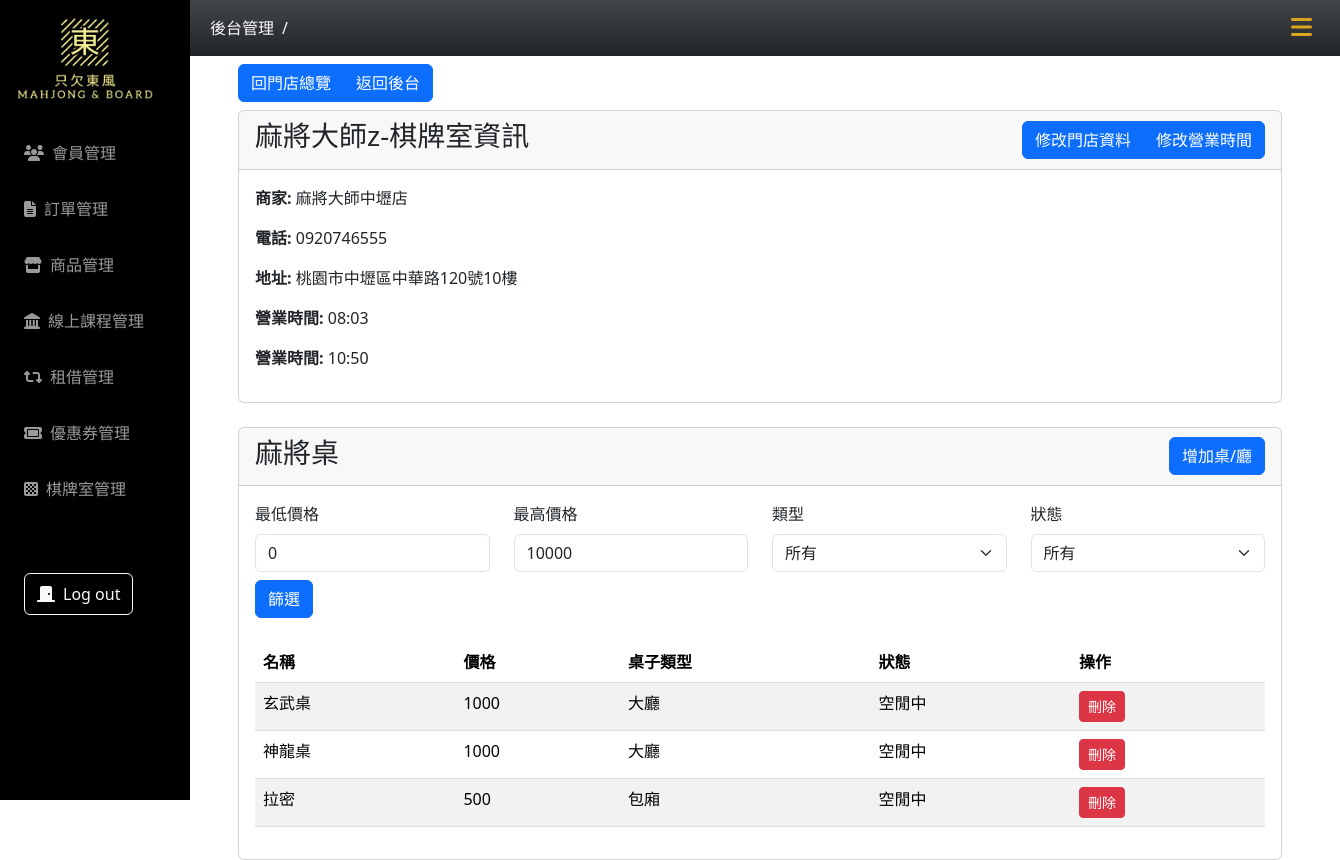
The page /mahjong_room/roomDetails.php?room_id=2 on the database its author committed.
### tables this page shows
CREATE TABLE `mahjong_room` (
  `room_id` int(11) NOT NULL,
  `name` varchar(10) NOT NULL,
  `tele` varchar(10) NOT NULL,
  `tax_number` varchar(8) NOT NULL,
  `address` varchar(100) NOT NULL,
  `open_time` time DEFAULT NULL,
  `close_time` time DEFAULT NULL,
  `create_at` datetime NOT NULL DEFAULT current_timestamp(),
  `update_at` datetime DEFAULT current_timestamp(),
  `owner_id` int(11) DEFAULT NULL,
  `is_deleted` tinyint(4) NOT NULL
);

CREATE TABLE `owner` (
  `id` int(11) NOT NULL,
  `member_type` text NOT NULL DEFAULT '企業會員',
  `account` varchar(50) NOT NULL,
  `password` varchar(255) NOT NULL DEFAULT '12345',
  `company_name` varchar(100) NOT NULL,
  `company_phone` varchar(20) NOT NULL,
  `fax_phone` varchar(20) DEFAULT NULL,
  `company_email` varchar(100) NOT NULL,
  `company_address` varchar(255) NOT NULL,
  `responsible_person` varchar(50) NOT NULL,
  `tax_ID_number` text NOT NULL,
  `created_at` timestamp NOT NULL DEFAULT current_timestamp(),
  `valid` text NOT NULL DEFAULT '1'
);

CREATE TABLE `mahjong_table` (
  `table_id` int(11) NOT NULL,
  `room_id` int(11) NOT NULL,
  `name` varchar(20) NOT NULL,
  `status` varchar(10) NOT NULL,
  `table_type` tinyint(4) NOT NULL,
  `price` varchar(10) NOT NULL,
  `create_at` datetime NOT NULL,
  `update_at` datetime DEFAULT NULL,
  `is_deleted` int(11) NOT NULL DEFAULT 0
);

### mahjong_room/roomDetails.php (the view, shortened to what this page needs)
<?php
require_once("../db_connect_mahjong.php");
$room_id = isset($_GET['room_id']) ? intval($_GET['room_id']) : 0;
$sql1 = "SELECT * FROM mahjong_room WHERE room_id = ?";
$stmt1 = $conn->prepare($sql1);
$stmt1->bind_param("i", $room_id);
$stmt1->execute();
$result1 = $stmt1->get_result();
$price_min = isset($_GET['price_min']) ? intval($_GET['price_min']) : 0;
$price_max = isset($_GET['price_max']) ? intval($_GET['price_max']) : 10000;
$table_type = isset($_GET['table_type']) ? intval($_GET['table_type']) : -1;
$status = isset($_GET['status']) ? intval($_GET['status']) : -1;
$sqlOwner = "SELECT mahjong_room.*, owner.company_name FROM mahjong_room JOIN owner ON mahjong_room.owner_id = owner.id WHERE mahjong_room.room_id = $room_id ";
$resultOwner = $conn->query($sqlOwner);
$owner = $resultOwner->fetch_assoc();
?>
<!DOCTYPE html>
<html lang="zh-Hant">
<head>
    <?php include("../css-mahjong.php") ?>
</head>
<body>
    <?php include("../nav.php") ?>
    <div class="container main-content px-5">
        <div class="btn-group my-2">
            <a class="btn btn-primary" href="userRoomsOverview.php">回門店總覽</a>
            <a href="allRooms.php" class="btn btn-primary">返回後台</a>
        </div>
        <div class="card">
            <div class="card-header d-flex align-items-center justify-content-between">
                <h3><?= $owner["company_name"] ?>-棋牌室資訊</h3>
                <div class="btn-group">
                    <a class="btn btn-primary" href="updateBasicInformation.php?room_id=<?php echo $room_id; ?>">修改門店資料</a>
                    <a class="btn btn-primary" href="updateTime.php?room_id=<?php echo $room_id; ?>">修改營業時間</a>
                </div>
            </div>
            <div class="card-body">
                <?php
                while ($row1 = $result1->fetch_assoc()) {
                    echo "<p><strong>商家:</strong> " . htmlspecialchars($row1["name"]) . "</p>";
                    echo "<p><strong>電話:</strong> " . htmlspecialchars($row1["tele"]) . "</p>";
                    echo "<p><strong>地址:</strong> " . htmlspecialchars($row1["address"]) . "</p>";
                    echo "<p><strong>營業時間:</strong> " . htmlspecialchars(date('H:i', strtotime($row1["open_time"]))) . "</p>";
                    echo "<p><strong>營業時間:</strong> " . htmlspecialchars(date('H:i', strtotime($row1["close_time"]))) . "</p>";
                }
                ?>
            </div>
        </div>
        <div class="card mt-4">
            <div class="card-header d-flex align-items-center justify-content-between">
                <h3>麻將桌</h3>
                <div class="btn-group">
                    <a class="btn btn-primary" href="createTable.php?room_id=<?php echo $room_id; ?>">增加桌/廳</a>
                </div>
            </div>
            <div class="card-body">
                <form class="row mb-4" method="GET" action="">
                    <div class="col-md-3">
                        <label for="price_min" class="form-label">最低價格</label>
                        <input type="number" class="form-control" name="price_min" value="<?php echo $price_min; ?>">
                    </div>
                    <div class="col-md-3">
                        <label for="price_max" class="form-label">最高價格</label>
                        <input type="number" class="form-control" name="price_max" value="<?php echo $price_max; ?>" min="0" max="10000">
                    </div>
                    <div class="col-md-3">
                        <label for="table_type" class="form-label">類型</label>
                        <select class="form-select" name="table_type">
                            <option value="-1" <?php if ($table_type == -1) echo 'selected'; ?>>所有</option>
                        </select>
                    </div>
                    <div class="col-md-3">
                        <label for="status" class="form-label">狀態</label>
                        <select class="form-select" name="status">
                            <option value="-1" <?php if ($status == -1) echo 'selected'; ?>>所有</option>
                        </select>
                    </div>
                    <div class="col-md-3 mt-2">
                        <button type="submit" class="btn btn-primary">篩選</button>
                    </div>
                </form>
                <?php
                $sql2 = "SELECT * FROM mahjong_table WHERE room_id = ? AND is_deleted = FALSE AND price BETWEEN ? AND ?";
                $params = [$room_id, $price_min, $price_max];
                $stmt2 = $conn->prepare($sql2);
                $stmt2->bind_param(str_repeat('i', count($params)), ...$params);
                $stmt2->execute();
                $result2 = $stmt2->get_result();
                if ($result2->num_rows > 0) {
                    echo "<table class='table table-striped'>";
                    echo "<thead><tr><th>名稱</th><th>價格</th><th>桌子類型</th><th>狀態</th><th>操作</th></tr></thead><tbody>";
                    while ($row2 = $result2->fetch_assoc()) {
                        echo "<tr>";
                        echo "<td>" . htmlspecialchars($row2["name"]) . "</td>";
                        echo "<td>" . htmlspecialchars($row2["price"]) . "</td>";
                        echo "<td>" . ($row2["table_type"] == 1 ? "大廳" : "包廂") . "</td>";
                        echo "<td>" . ($row2["status"] == 0 ? "空閒中" : "不可用") . "</td>";
                        echo "<td><a href='deleteTable.php?table_id=" . $row2["table_id"] . "&room_id=" . $room_id . "' class='btn btn-danger btn-sm' onclick='return confirm(\"確認刪除這個桌子嗎？\");'>刪除</a></td>";
                        echo "</tr>";
                    }
                    echo "</tbody></table>";
                } else {
                    echo "<p class='text-warning'>查無資料</p>";
                }
                ?>
            </div>
        </div>
    </div>
</body>
</html>

### css-mahjong.php (style rules this page uses)
:root { --aside-width: 190px; --header-nav-height: 56px; }
.main-content { margin: 0 0 0 var(--aside-width); padding-top: var(--header-nav-height); }

### rows shown on the page
mahjong_room: owner.company_name "麻將大師z", name "麻將大師中壢店", tele "0920746555", address "桃園市中壢區中華路120號10樓", open_time "08:03", close_time "10:50"
mahjong_table: name "玄武桌", price "1000", table_type "大廳", status "空閒中"
mahjong_table: name "神龍桌", price "1000", table_type "大廳", status "空閒中"
mahjong_table: name "拉密", price "500", table_type "包廂", status "空閒中"
